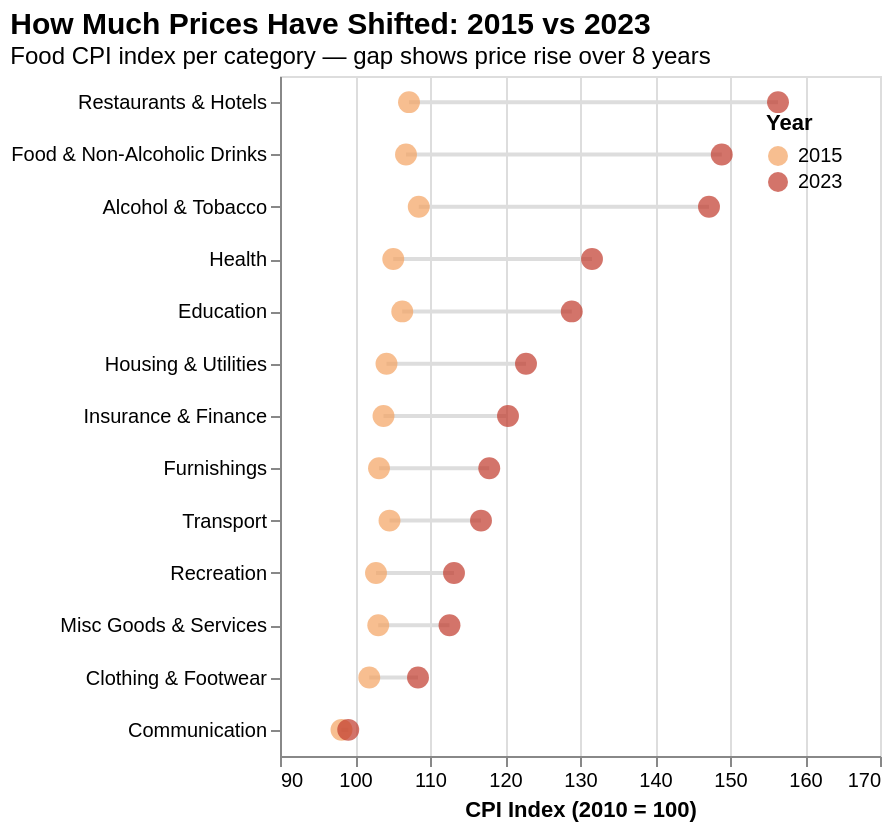

Specify this chart in Vega-Lite:
### Vega-Lite specification from a JSON file in a GitHub repository (floating-point values rounded to 4 significant figures)
{"$schema": "https://vega.github.io/schema/vega-lite/v5.json", "title": {"text": "How Much Prices Have Shifted: 2015 vs 2023", "subtitle": "Food CPI index per category — gap shows price rise over 8 years", "anchor": "start", "fontSize": 15, "subtitleFontSize": 12}, "width": "container", "height": 340, "data": {"values": [{"label": "Restaurants & Hotels", "year": "2015", "index": 107.2}, {"label": "Restaurants & Hotels", "year": "2023", "index": 156.4}, {"label": "Food & Non-Alcoholic Drinks", "year": "2015", "index": 106.8}, {"label": "Food & Non-Alcoholic Drinks", "year": "2023", "index": 148.9}, {"label": "Alcohol & Tobacco", "year": "2015", "index": 108.5}, {"label": "Alcohol & Tobacco", "year": "2023", "index": 147.2}, {"label": "Health", "year": "2015", "index": 105.1}, {"label": "Health", "year": "2023", "index": 131.6}, {"label": "Education", "year": "2015", "index": 106.3}, {"label": "Education", "year": "2023", "index": 128.9}, {"label": "Housing & Utilities", "year": "2015", "index": 104.2}, {"label": "Housing & Utilities", "year": "2023", "index": 122.8}, {"label": "Insurance & Finance", "year": "2015", "index": 103.8}, {"label": "Insurance & Finance", "year": "2023", "index": 120.4}, {"label": "Furnishings", "year": "2015", "index": 103.2}, {"label": "Furnishings", "year": "2023", "index": 117.9}, {"label": "Transport", "year": "2015", "index": 104.6}, {"label": "Transport", "year": "2023", "index": 116.8}, {"label": "Recreation", "year": "2015", "index": 102.8}, {"label": "Recreation", "year": "2023", "index": 113.2}, {"label": "Misc Goods & Services", "year": "2015", "index": 103.1}, {"label": "Misc Goods & Services", "year": "2023", "index": 112.6}, {"label": "Clothing & Footwear", "year": "2015", "index": 101.9}, {"label": "Clothing & Footwear", "year": "2023", "index": 108.4}, {"label": "Communication", "year": "2015", "index": 98.2}, {"label": "Communication", "year": "2023", "index": 99.1}]}, "layer": [{"mark": {"type": "line", "color": "#ddd", "strokeWidth": 2}, "encoding": {"y": {"field": "label", "type": "nominal", "title": null, "sort": {"field": "index", "op": "max", "order": "descending"}}, "x": {"field": "index", "type": "quantitative", "title": "CPI Index (2010 = 100)", "scale": {"domain": [90, 165]}}, "detail": {"field": "label"}}}, {"mark": {"type": "point", "filled": true, "size": 120}, "encoding": {"y": {"field": "label", "type": "nominal", "sort": {"field": "index", "op": "max", "order": "descending"}}, "x": {"field": "index", "type": "quantitative"}, "color": {"field": "year", "type": "nominal", "scale": {"domain": ["2015", "2023"], "range": ["#f4a261", "#c0392b"]}, "legend": {"title": "Year", "orient": "top-right"}}, "tooltip": [{"field": "label", "title": "Category"}, {"field": "year", "title": "Year"}, {"field": "index", "title": "CPI Index", "format": ".1f"}]}}]}
